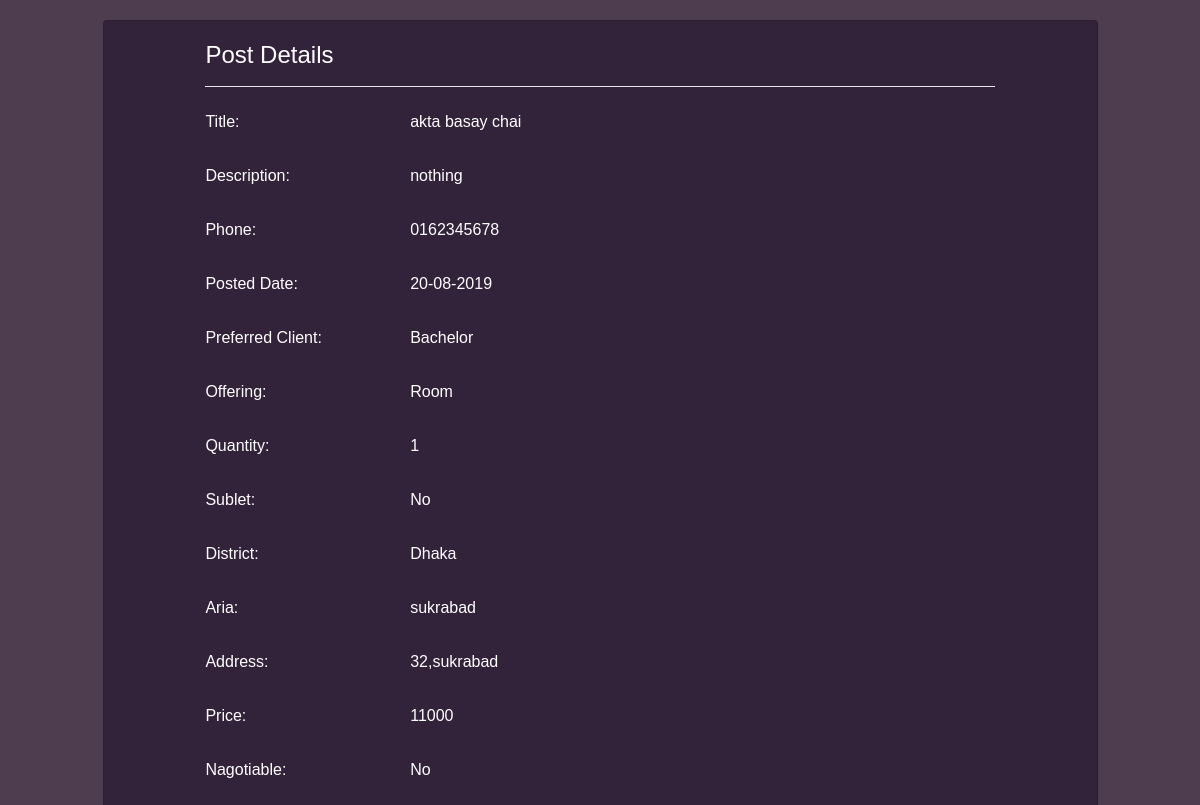
Screenshot of /detailPosts.php?id=p1908_5 with the database file from the repository.
### tables this page shows
CREATE TABLE `posts` (
  `counter` int(11) NOT NULL,
  `id` varchar(50) NOT NULL,
  `title` varchar(300) NOT NULL,
  `description` text NOT NULL,
  `phone` varchar(50) NOT NULL,
  `date` varchar(50) NOT NULL,
  `user_name` varchar(50) NOT NULL,
  `user_email` varchar(50) NOT NULL,
  `preferred_client` varchar(50) NOT NULL,
  `month` varchar(50) NOT NULL,
  `offering` varchar(50) NOT NULL,
  `quantity` int(50) NOT NULL,
  `sublet` varchar(50) NOT NULL,
  `district` varchar(50) NOT NULL,
  `aria` varchar(50) NOT NULL,
  `address` varchar(100) NOT NULL,
  `price` double NOT NULL,
  `nagotiable` varchar(50) NOT NULL,
  `image1` varchar(350) NOT NULL,
  `image2` varchar(350) DEFAULT NULL,
  `image3` varchar(350) DEFAULT NULL,
  `approved` varchar(50) NOT NULL
);

### detailPosts.php (the view, shortened to what this page needs)
<!doctype html>
<html lang="en">
<head>
    <link rel="stylesheet" href="./css/jquery-ui.min.css">
    <link rel="stylesheet" href="./css/bootstrap.min.css">
    <link rel="stylesheet" href="./css/style.css">
</head>
<?php
include('Admin/dbname.php');
$id=$_GET['id'];
$show="SELECT * from posts where id='$id'";
?>
        <div class="row">
            <div class="col-md-12">
                <div id="body_change">
                        <div class="row">
                                <div class="col-md-1"></div>
                                <div class="col-md-10" style="margin-top:20px;">
                                    <div class="card">
                                        <div class="card-body">
                                            <div class="row">
                                                <div class="col-md-1"></div>
                                                <div class="col-md-10">
                                                    <h4>Post Details</h4>
                                                    <hr class="hr_white">
                                                </div>
                                            </div>
                                            <div class="row">
                                                <div class="col-md-1"></div>
                                                <div class="col-md-10">
                                                       <?php
                                                            $result=mysqli_query($conn,$show);
	                                                        $row=mysqli_fetch_array($result)
	                                                   ?>
                                                    <form>
                                                        <div class="form-group row">
                                                            <label for="title" class="col-3 col-form-label">Title:</label>
                                                            <label id="title" class="col-9 col-form-label"><?php echo $row['title'];?></label>
                                                        </div>
                                                        <div class="form-group row">
                                                            <label for="description" class="col-3 col-form-label">Description:</label>
                                                            <label id="description" class="col-9 col-form-label"><?php echo $row['description'];?></label>
                                                        </div>
                                                        <div class="form-group row">
                                                            <label for="phone" class="col-3 col-form-label">Phone:</label>
                                                            <label id="phone" class="col-9 col-form-label"><?php echo $row['phone'];?></label>
                                                        </div>
                                                        <div class="form-group row">
                                                            <label for="date" class="col-3 col-form-label">Posted Date:</label>
                                                            <label id="date" class="col-9 col-form-label"><?php echo $row['date'];?></label>
                                                        </div>
                                                        <div class="form-group row">
                                                            <label for="preferred_client" class="col-3 col-form-label">Preferred Client:</label>
                                                            <label id="preferred_client" class="col-9 col-form-label"><?php echo $row['preferred_client'];?></label>
                                                        </div>
                                                        <div class="form-group row">
                                                            <label for="offering" class="col-3 col-form-label">Offering:</label>
                                                            <label id="offering" class="col-9 col-form-label"><?php echo $row['offering'];?></label>
                                                        </div>
                                                        <div class="form-group row">
                                                            <label for="quantity" class="col-3 col-form-label">Quantity:</label>
                                                            <label id="quantity" class="col-9 col-form-label"><?php echo $row['quantity'];?></label>
                                                        </div>
                                                        <div class="form-group row">
                                                            <label for="sublet" class="col-3 col-form-label">Sublet:</label>
                                                            <label id="sublet" class="col-9 col-form-label"><?php echo $row['sublet'];?></label>
                                                        </div>
                                                        <div class="form-group row">
                                                            <label for="district" class="col-3 col-form-label">District:</label>
                                                            <label id="district" class="col-9 col-form-label"><?php echo $row['district'];?></label>
                                                        </div>
                                                        <div class="form-group row">
                                                            <label for="aria" class="col-3 col-form-label">Aria:</label>
                                                            <label id="aria" class="col-9 col-form-label"><?php echo $row['aria'];?></label>
                                                        </div>
                                                        <div class="form-group row">
                                                            <label for="address" class="col-3 col-form-label">Address:</label>
                                                            <label id="address" class="col-9 col-form-label"><?php echo $row['address'];?></label>
                                                        </div>
                                                        <div class="form-group row">
                                                            <label for="price" class="col-3 col-form-label">Price:</label>
                                                            <label id="price" class="col-9 col-form-label"><?php echo $row['price'];?> </label>
                                                        </div>
                                                        <div class="form-group row">
                                                            <label for="nagotiable" class="col-3 col-form-label">Nagotiable:</label>
                                                            <label id="nagotiable" class="col-9 col-form-label"><?php echo $row['nagotiable'];?></label>
                                                        </div>
                                                    </form>
                                                </div>
                                            </div>
                                        </div>
                                    </div>
                                </div>
                            </div>
                </div>
            </div>
        </div>
</body>
</html>

### css/style.css (style rules this page uses)
* { padding: 0; margin: 0; font-family: 'Trebuchet MS',Calibri,'Gill Sans MT','Gill Sans' , sans-serif }
.card { color: #fff; background-color: #32233a; }
.hr_white { color: #fff; background: #fff; }

### rows the page displays
posts: title "akta basay chai", description "nothing", phone "0162345678", date "20-08-2019", preferred_client "Bachelor", offering "Room", quantity "1", sublet "No", district "Dhaka", aria "sukrabad", address "32,sukrabad", price "11000", nagotiable "No"
